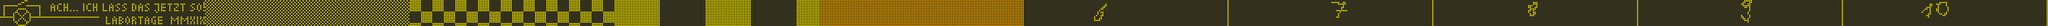

A level layout from a 2D game, rendered from its tile map. Below: a short description, then the map file with tile-grid data replaced by summaries:
An orthogonal 1260x16 tile map with 20x20 px tiles, 1 tile layer (Display) and 2 objects (Hallo Welt, Ein Text).

<map version="1.2" tiledversion="1.2.5" orientation="orthogonal" renderorder="right-down" width="1260" height="16" tilewidth="20" tileheight="20" infinite="0" nextlayerid="11" nextobjectid="14">
 <tileset firstgid="1" name="ff" tilewidth="20" tileheight="20" tilecount="5" columns="5">
  <image source="presentation_tiles.jpg" width="100" height="20" />
  <tile id="0">
   <properties>
    <property name="blink_interval" type="float" value="0" />
    <property name="type" value="back" />
   </properties>
  </tile>
  <tile id="1">
   <properties>
    <property name="blink_interval" type="float" value="0" />
    <property name="type" value="wall" />
   </properties>
  </tile>
  <tile id="2">
   <properties>
    <property name="blink_interval" type="float" value="0.2" />
    <property name="type" value="player" />
   </properties>
  </tile>
  <tile id="3">
   <properties>
    <property name="blink_interval" type="float" value="0.5" />
    <property name="type" value="coin" />
   </properties>
  </tile>
  <tile id="4">
   <properties>
    <property name="blink_interval" type="float" value="0" />
    <property name="type" value="text" />
   </properties>
  </tile>
 </tileset>
 <layer id="10" name="Display" width="1260" height="16">
  <data>[20160 cells, 20160 non-empty, 3 distinct tile ids]</data>
 </layer>
 <objectgroup id="9" name="Text" visible="0">
  <object id="10" name="Hallo Welt" gid="5" x="3400" y="60" width="20" height="20" />
  <object id="13" name="Ein Text" gid="5" x="40" y="40" width="20" height="20" />
 </objectgroup>
</map>
